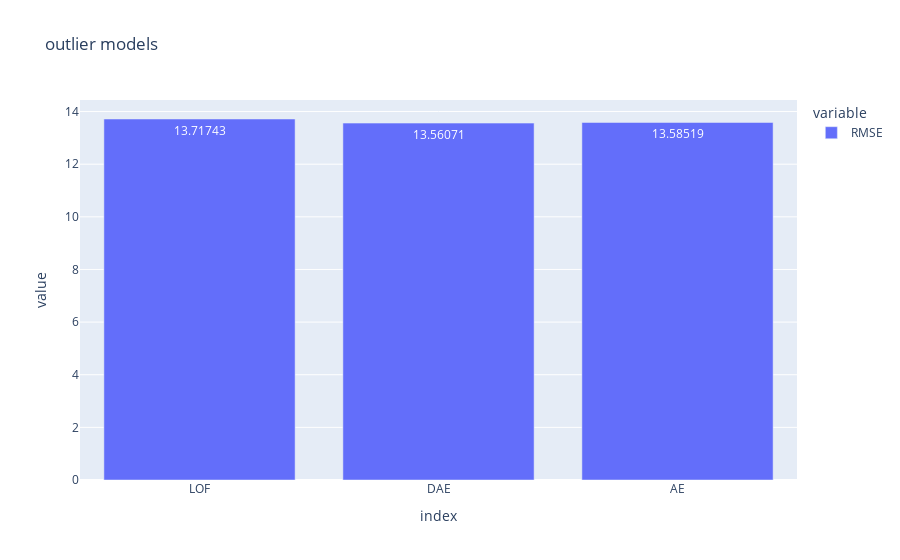

Notebook code cell kept with this figure:
### Code cell
# fig = px.line(df, x='threshold', y='train_time', title='RMSE vs Threshold')
fig = px.bar(min_score,title='outlier models',text_auto=True)
fig.show()

### Figure 1 — Plotly figure (JSON) as saved in the notebook; plotly's stock layout.template omitted (floating-point values rounded to 4 significant figures)
{"data": [{"alignmentgroup": "True", "hovertemplate": "variable=RMSE<br>index=%{x}<br>value=%{y}<extra></extra>", "legendgroup": "RMSE", "marker": {"color": "#636efa", "pattern": {"shape": ""}}, "name": "RMSE", "offsetgroup": "RMSE", "orientation": "v", "showlegend": true, "textposition": "auto", "texttemplate": "%{y}", "type": "bar", "x": ["LOF", "DAE", "AE"], "xaxis": "x", "y": [13.72, 13.56, 13.59], "yaxis": "y"}], "layout": {"barmode": "relative", "legend": {"title": {"text": "variable"}, "tracegroupgap": 0}, "title": {"text": "outlier models"}, "xaxis": {"anchor": "y", "domain": [0, 1], "title": {"text": "index"}}, "yaxis": {"anchor": "x", "domain": [0, 1], "title": {"text": "value"}}}}
